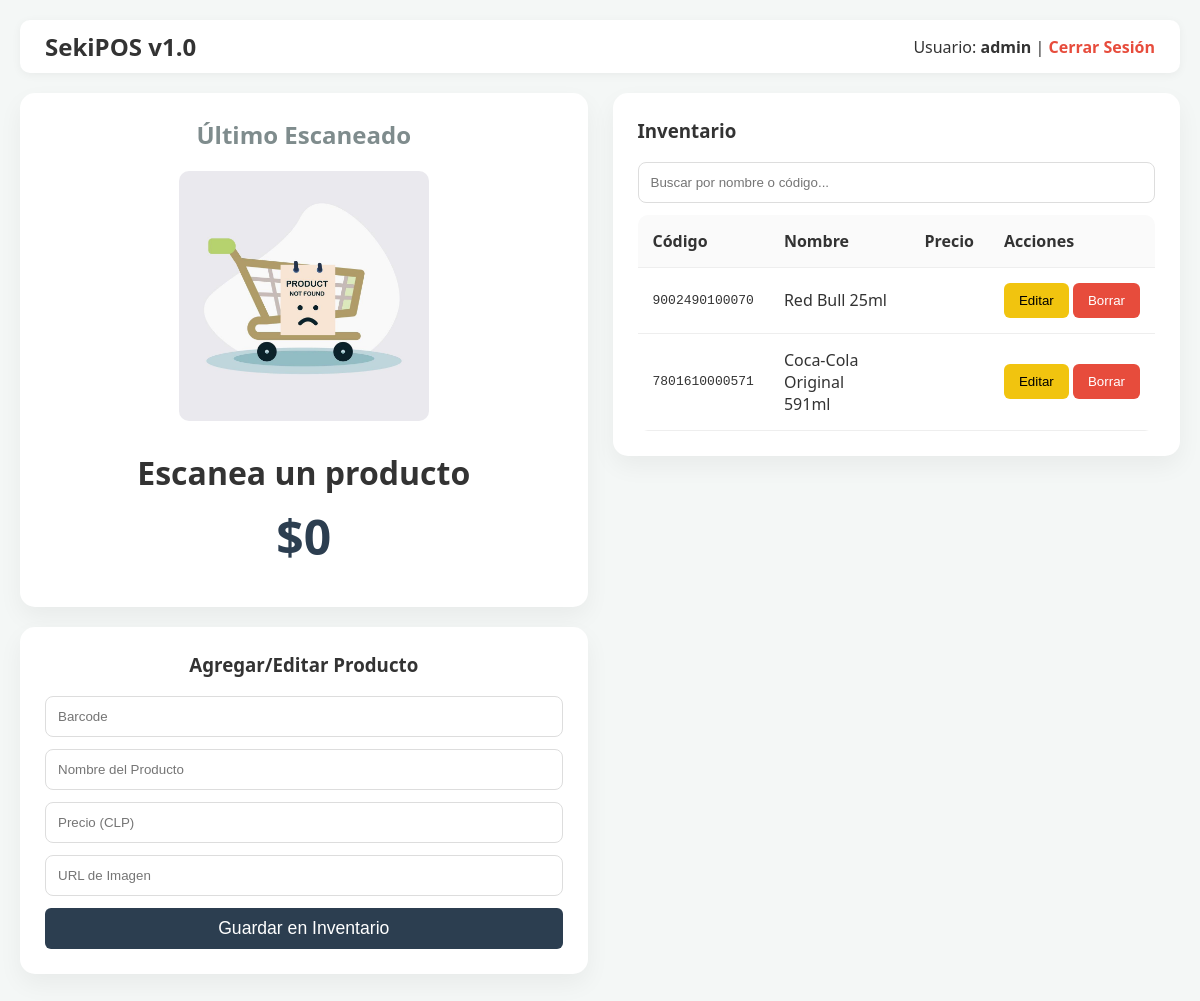
Page / (signed in) on the earlier database version.
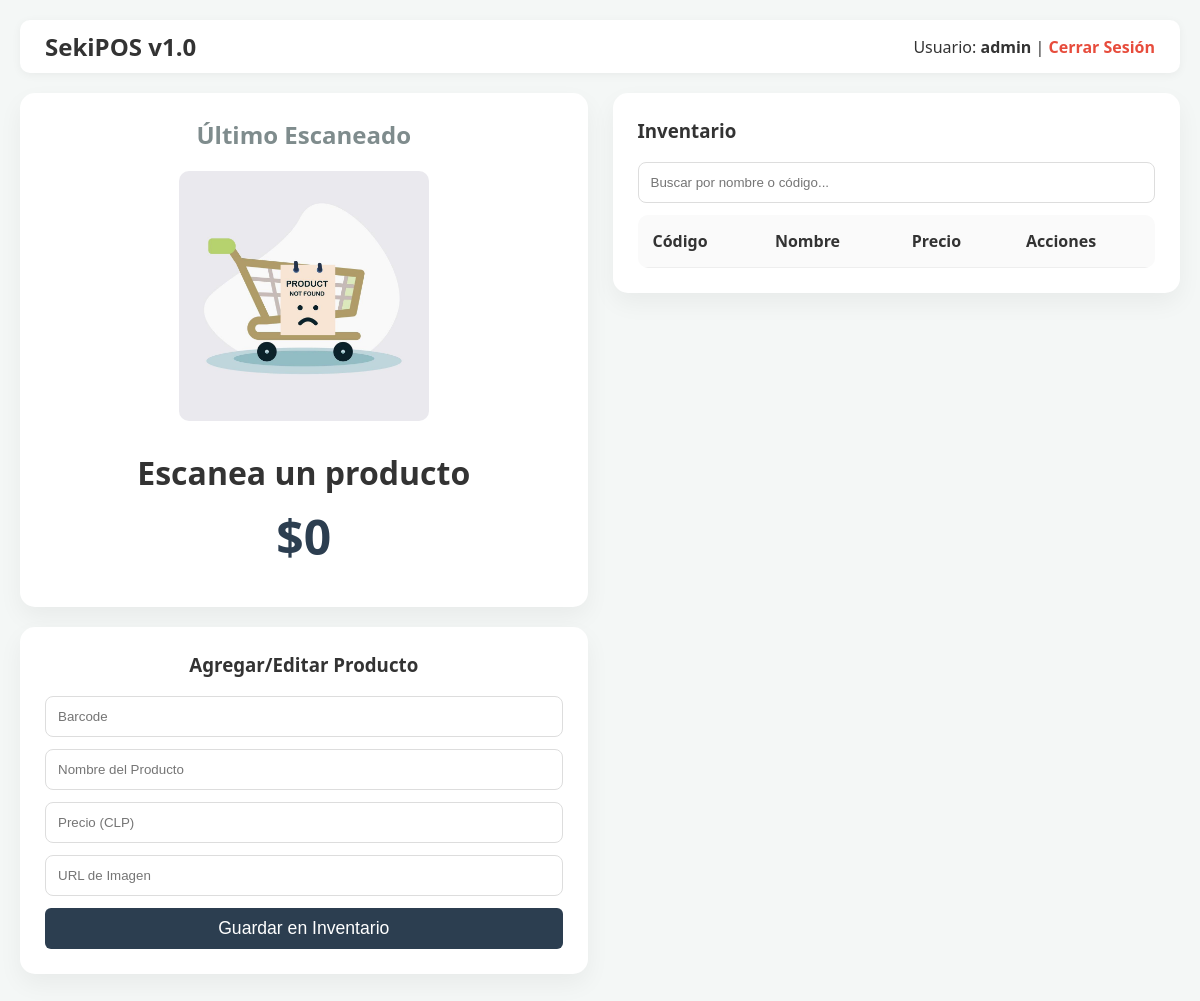
Same page on the later database version.
### tables this page shows
CREATE TABLE users 
                        (id INTEGER PRIMARY KEY, username TEXT UNIQUE, password TEXT);

CREATE TABLE products 
                        (barcode TEXT PRIMARY KEY, name TEXT, price REAL, image_url TEXT);

### app.py (the view)
@app.route('/')
@login_required
def index():
    with sqlite3.connect(DB_FILE) as conn:
        products = conn.execute('SELECT * FROM products').fetchall()
    return render_template('index.html', products=products, user=current_user)

### app.py (called while the page is built)
@login_manager.user_loader
def load_user(user_id):
    with sqlite3.connect(DB_FILE) as conn:
        user = conn.execute('SELECT id, username FROM users WHERE id = ?', (user_id,)).fetchone()
    return User(user[0], user[1]) if user else None

### templates/index.html (shortened to what this page needs)
<!DOCTYPE html>
<html lang="es">
<head>
</head>
<body>
    <div class="header-bar">
        <h2 style="margin:0;">SekiPOS v1.0</h2>
        <div>
            <span>Usuario: <b>{{ user.username }}</b></span> |
            <a href="/logout" style="color: #e74c3c; text-decoration: none; font-weight: bold;">Cerrar Sesión</a>
        </div>
    </div>
    <div class="main-container">
        <div class="column">
            <div class="card" id="scan-display">
                <h2 style="color: #7f8c8d; margin-top:0;">Último Escaneado</h2>
                <img id="display-img" src="./static/placeholder.png" alt="Producto">
                <h1 id="display-name" style="margin: 10px 0;">Escanea un producto</h1>
                <div class="price-tag" id="display-price">$0</div>
            </div>
            <div class="card">
                <h3 id="form-title" style="margin-top:0;">Agregar/Editar Producto</h3>
                <form action="/upsert" method="POST" id="product-form">
                    <input type="text" name="barcode" id="form-barcode" placeholder="Barcode" required>
                    <input type="text" name="name" id="form-name" placeholder="Nombre del Producto" required>
                    <input type="number" name="price" id="form-price" placeholder="Precio (CLP)" required>
                    <input type="text" name="image_url" id="form-image" placeholder="URL de Imagen">
                    <button type="submit" class="btn-save">Guardar en Inventario</button>
                </form>
            </div>
        </div>
        <div class="column">
            <div class="card">
                <h3 style="text-align: left; margin-top:0;">Inventario</h3>
                <input type="text" id="searchInput" onkeyup="searchTable()" placeholder="Buscar por nombre o código...">
                <table id="inventoryTable">
                    <thead>
                        <tr>
                            <th>Código</th>
                            <th>Nombre</th>
                            <th>Precio</th>
                            <th>Acciones</th>
                        </tr>
                    </thead>
                    <tbody>
                        {% for p in products %}
                        <tr>
                            <td style="font-family: monospace;">{{ p[0] }}</td>
                            <td>{{ p[1] }}</td>
                            <td class="price-cell" data-value="{{ p[2] }}"></td>
                            <td style="white-space: nowrap;">
                                <button class="btn-edit" onclick="editProduct('{{ p[0] }}', '{{ p[1] }}', '{{ p[2] }}', '{{ p[3] }}')">Editar</button>
                                <form action="/delete/{{ p[0] }}" method="POST" style="display:inline;">
                                    <button type="submit" class="btn-del" onclick="return confirm('¿Eliminar producto?')">Borrar</button>
                                </form>
                            </td>
                        </tr>
                        {% endfor %}
                    </tbody>
                </table>
            </div>
        </div>
    </div>
</body>
</html>

### templates/index.html (style rules this page uses)
body { font-family: 'Segoe UI', Tahoma, Geneva, Verdana, sans-serif; display: flex; flex-direction: column; padding: 20px; background: #f4f7f6; color: #333; margin: 0; }
.header-bar { display: flex; justify-content: space-between; align-items: center; background: white; padding: 10px 25px; border-radius: 10px; margin-bottom: 20px; box-shadow: 0 2px 10px rgba(0,0,0,0.05); }
.main-container { display: flex; gap: 25px; }
.column { flex: 1; min-width: 400px; }
.card { background: white; padding: 25px; border-radius: 15px; box-shadow: 0 10px 25px rgba(0,0,0,0.05); text-align: center; margin-bottom: 20px; }
#display-img { max-width: 250px; max-height: 250px; border-radius: 10px; margin-bottom: 15px; object-fit: contain; }
.price-tag { font-size: 3em; color: #2c3e50; font-weight: 800; margin: 10px 0; }
input { display: block; width: 100%; margin: 12px 0; padding: 12px; border: 1px solid #ddd; border-radius: 8px; box-sizing: border-box; }
button { padding: 10px 15px; cursor: pointer; border-radius: 6px; border: none; transition: 0.2s; }
.btn-save { background: #2c3e50; color: white; width: 100%; font-size: 1.1em; }
table { width: 100%; border-collapse: collapse; background: white; border-radius: 10px; overflow: hidden; }
th, td { padding: 15px; border-bottom: 1px solid #eee; text-align: left; }
th { background: #fafafa; }

Differences in the rows shown:
removed products: barcode "9002490100070", name "Red Bull 25ml", price 1590 (drawn)
removed products: barcode "7801610000571", name "Coca-Cola Original 591ml", price 1250 (drawn)
